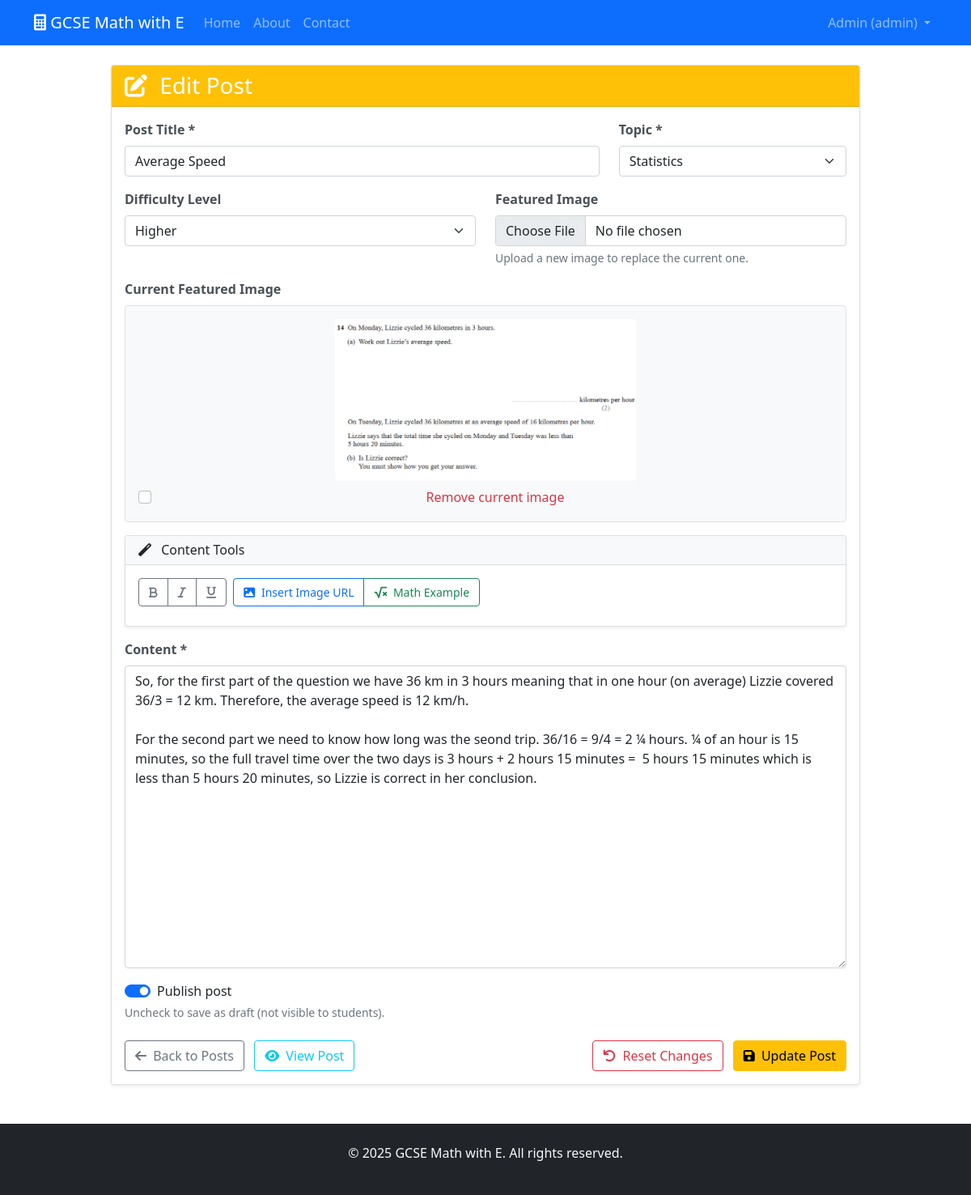
/admin/post/6/edit (signed in), run on the app's committed database.
### tables this page shows
CREATE TABLE posts (
                id INTEGER PRIMARY KEY AUTOINCREMENT,
                title TEXT NOT NULL,
                content TEXT NOT NULL,
                topic TEXT NOT NULL,
                difficulty TEXT,
                image_path TEXT,
                is_published BOOLEAN DEFAULT TRUE,
                created_at TIMESTAMP DEFAULT CURRENT_TIMESTAMP,
                updated_at TIMESTAMP DEFAULT CURRENT_TIMESTAMP
            );

### main.py (the view)
@app.route('/admin/post/<int:post_id>/edit', methods=['GET'])
@login_required
def edit_post(post_id):
    db = get_db()
    post = db.execute('SELECT * FROM posts WHERE id = ?', (post_id,)).fetchone()
    if not post:
        flash('Post not found!', 'danger')
        return redirect(url_for('manage_posts'))
    return render_template('admin/edit_post.html', post=post)

### main.py (called while the page is built)
def get_db():
    conn = sqlite3.connect(app.config['DATABASE'])
    conn.row_factory = sqlite3.Row
    return conn

def login_required(f):
    @functools.wraps(f)
    def decorated_function(*args, **kwargs):
        if 'user_id' not in session:
            flash('Please log in to access this page.', 'danger')
            return redirect(url_for('login'))
        return f(*args, **kwargs)
    return decorated_function

### templates/admin/edit_post.html (shortened to what this page needs)
{% extends "base.html" %}
{% block content %}
<div class="row">
    <div class="col-lg-10 mx-auto">
        <div class="card">
            <div class="card-header bg-warning text-white">
                <h3 class="card-title mb-0">
                    <i class="fas fa-edit me-2"></i>
                    Edit Post
                </h3>
            </div>
            <div class="card-body">
                <form method="POST" enctype="multipart/form-data">
                    <div class="row">
                        <div class="col-md-8">
                            <div class="mb-3">
                                <label for="title" class="form-label">Post Title *</label>
                                <input type="text" class="form-control" id="title" name="title" required
                                       value="{{ post.title }}"
                                       placeholder="Enter a clear, descriptive title for your math solution">
                            </div>
                        </div>
                        <div class="col-md-4">
                            <div class="mb-3">
                                <label for="topic" class="form-label">Topic *</label>
                                <select class="form-select" id="topic" name="topic" required>
                                    <option value="statistics" {% if post.topic == 'statistics' %}selected{% endif %}>Statistics</option>
                                </select>
                            </div>
                        </div>
                    </div>
                    <div class="row">
                        <div class="col-md-6">
                            <div class="mb-3">
                                <label for="difficulty" class="form-label">Difficulty Level</label>
                                <select class="form-select" id="difficulty" name="difficulty">
                                    <option value="higher" {% if post.difficulty == 'higher' %}selected{% endif %}>Higher</option>
                                </select>
                            </div>
                        </div>
                        <div class="col-md-6">
                            <div class="mb-3">
                                <label for="image" class="form-label">Featured Image</label>
                                <input type="file" class="form-control" id="image" name="image"
                                       accept="image/*" onchange="previewImage(event)">
                                <div class="form-text">
                                    Upload a new image to replace the current one.
                                </div>
                            </div>
                        </div>
                    </div>
                    {% if post.image_path %}
                    <div class="mb-3">
                        <label class="form-label">Current Featured Image</label>
                        <div class="border rounded p-3 text-center bg-light">
                            <img src="{{ url_for('static', filename='uploads/' + post.image_path) }}"
                                 class="img-fluid rounded" style="max-height: 200px;"
                                 alt="Current featured image">
                            <div class="mt-2">
                                <div class="form-check">
                                    <input class="form-check-input" type="checkbox" id="remove_image" name="remove_image">
                                    <label class="form-check-label text-danger" for="remove_image">
                                        Remove current image
                                    </label>
                                </div>
                            </div>
                        </div>
                    </div>
                    {% endif %}
                    <div class="card mb-3">
                        <div class="card-header bg-light">
                            <h6 class="card-title mb-0">
                                <i class="fas fa-magic me-2"></i>
                                Content Tools
                            </h6>
                        </div>
                        <div class="card-body">
                            <div class="btn-toolbar" role="toolbar">
                                <div class="btn-group me-2 mb-2" role="group">
                                    <button type="button" class="btn btn-outline-secondary" onclick="insertText('<strong>Bold Text</strong>')">
                                        <i class="fas fa-bold"></i>
                                    </button>
                                    <button type="button" class="btn btn-outline-secondary" onclick="insertText('<em>Italic Text</em>')">
                                        <i class="fas fa-italic"></i>
                                    </button>
                                    <button type="button" class="btn btn-outline-secondary" onclick="insertText('<u>Underlined Text</u>')">
                                        <i class="fas fa-underline"></i>
                                    </button>
                                </div>
                                <div class="btn-group me-2 mb-2" role="group">
                                    <button type="button" class="btn btn-outline-primary" onclick="insertImageByUrl()">
                                        <i class="fas fa-image me-1"></i>
                                        Insert Image URL
                                    </button>
                                    <button type="button" class="btn btn-outline-success" onclick="insertMathExample()">
                                        <i class="fas fa-square-root-alt me-1"></i>
                                        Math Example
                                    </button>
                                </div>
                            </div>
                        </div>
                    </div>
                    <div class="mb-3">
                        <label for="content" class="form-label">Content *</label>
                        <textarea class="form-control" id="content" name="content" rows="15" required
                                  placeholder="Write your math solution here. Use clear steps and explanations...">{{ post.content }}</textarea>
                    </div>
                    <div class="mb-4">
                        <div class="form-check form-switch">
                            <input class="form-check-input" type="checkbox" id="is_published" name="is_published" {{ 'checked' if post.is_published }}>
                            <label class="form-check-label" for="is_published">
                                Publish post
                            </label>
                        </div>
                        <div class="form-text">
                            Uncheck to save as draft (not visible to students).
                        </div>
                    </div>
                    <div class="d-flex justify-content-between">
                        <div>
                            <a href="{{ url_for('manage_posts') }}" class="btn btn-outline-secondary">
                                <i class="fas fa-arrow-left me-1"></i>
                                Back to Posts
                            </a>
                            <a href="{{ url_for('show_post', post_id=post.id) }}" target="_blank" class="btn btn-outline-info ms-2">
                                <i class="fas fa-eye me-1"></i>
                                View Post
                            </a>
                        </div>
                        <div>
                            <button type="reset" class="btn btn-outline-danger me-2">
                                <i class="fas fa-undo me-1"></i>
                                Reset Changes
                            </button>
                            <button type="submit" class="btn btn-warning">
                                <i class="fas fa-save me-1"></i>
                                Update Post
                            </button>
                        </div>
                    </div>
                </form>
            </div>
        </div>
    </div>
</div>
{% endblock %}

### templates/admin/edit_post.html (style rules this page uses)
.form-label { font-weight: 600; color: #495057; }
.card { box-shadow: 0 0.125rem 0.25rem rgba(0, 0, 0, 0.075); }
.btn-toolbar .btn { font-size: 0.875rem; }

### data on the page
posts: title "Average Speed", topic "Statistics", difficulty "Higher", image_path (picture), content "So, for the first part of the question we have 36 km in 3 hours meaning that in one hour (on average) Lizzie covered 36/3 = 12 km. Therefore, the average speed is 12 km/h. For the second part we need to know how long was the seond trip. 36/16 = 9/4 = 2 ¼ hours. ¼ of an hour is 15 minutes, so the full travel time over the two days is 3 hours + 2 hours 15 minutes = 5 hours 15 minutes which is less than 5 hours 20 minutes, so Lizzie is correct in her conclusion."

### other printed values
{{ session.get('username') }} "admin"
